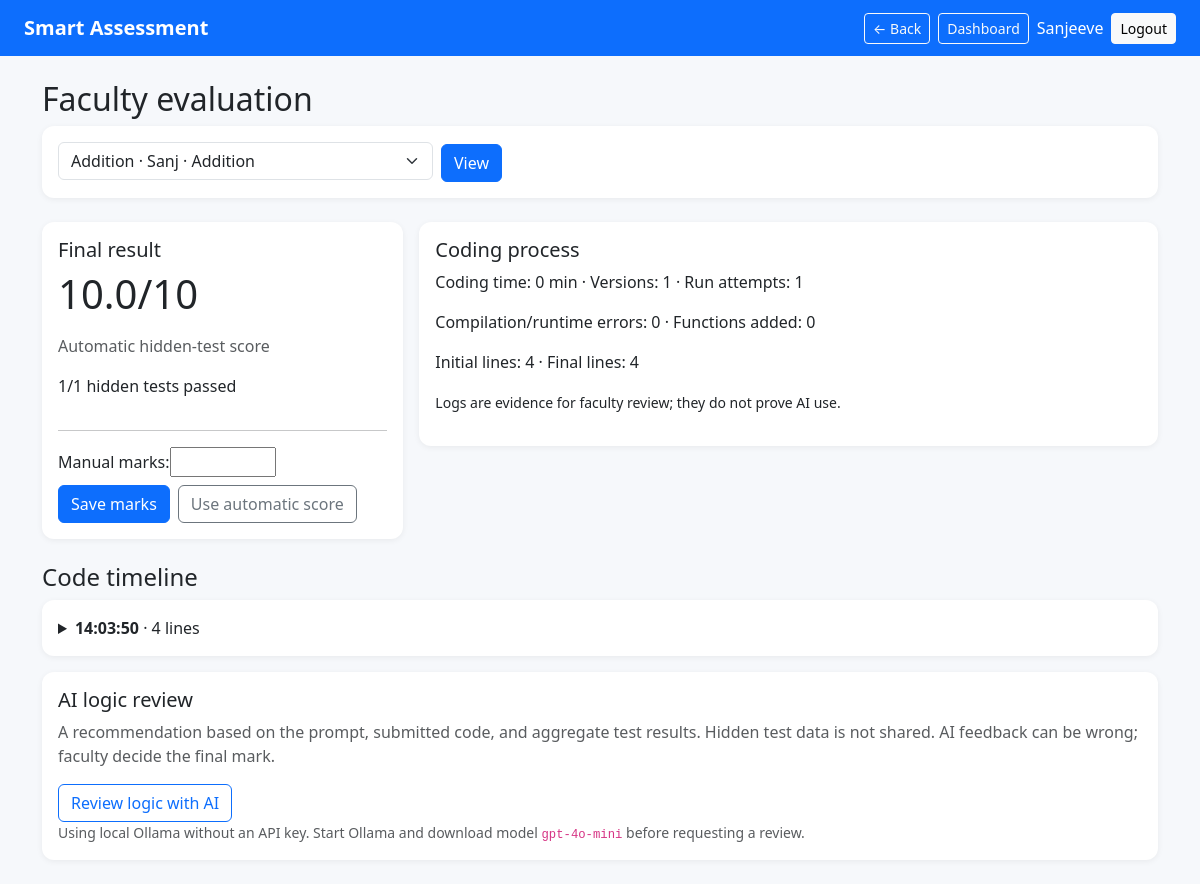
The page /faculty/evaluation/?submission=1 (signed in) on the database its author committed.
### assessments/models.py (models this page shows, shortened)
class Submission(models.Model):
    student = models.ForeignKey(User, on_delete=models.CASCADE)
    question = models.ForeignKey(Question, on_delete=models.CASCADE)
    source_code = models.TextField()
    language = models.CharField(max_length=20)
    score = models.FloatField(default=0)
    manual_score = models.FloatField(null=True, blank=True)
    tests_passed = models.PositiveIntegerField(default=0)
    tests_total = models.PositiveIntegerField(default=0)
    ai_review = models.JSONField(default=dict, blank=True)
    submitted_at = models.DateTimeField(auto_now=True)
    class Meta: unique_together = ('student', 'question')
    @property
    def effective_score(self):
        return self.manual_score if self.manual_score is not None else self.score

class Question(models.Model):
    assessment = models.ForeignKey(Assessment, on_delete=models.CASCADE, related_name='questions')
    title = models.CharField(max_length=200)
    problem_statement = models.TextField()
    input_format = models.TextField(blank=True)
    output_format = models.TextField(blank=True)
    constraints = models.TextField(blank=True)
    marks = models.PositiveIntegerField(default=10)
    allowed_languages = models.CharField(max_length=100, default='c,cpp,python,java')
    time_limit = models.PositiveIntegerField(default=2, help_text='Seconds')
    memory_limit = models.PositiveIntegerField(default=128, help_text='MB')

class CodeLog(models.Model):
    student = models.ForeignKey(User, on_delete=models.CASCADE)
    question = models.ForeignKey(Question, on_delete=models.CASCADE)
    timestamp = models.DateTimeField(auto_now_add=True)
    source_code = models.TextField()
    line_count = models.PositiveIntegerField()
    added_function = models.CharField(max_length=150, blank=True)
    metadata = models.JSONField(default=dict, blank=True)
    class Meta: ordering = ['timestamp']

### assessments/views.py (the view)
    def wrapped(request, *args, **kwargs):
        if not is_faculty(request.user): raise Http404('Faculty access required')
        return view(request, *args, **kwargs)

### assessments/forms.py
class ManualEvaluationForm(forms.ModelForm):
    manual_score = forms.FloatField(min_value=0, required=False, label='Manual marks')
    class Meta:
        model = Submission
        fields = ['manual_score']
    def __init__(self, *args, **kwargs):
        super().__init__(*args, **kwargs)
        self.fields['manual_score'].max_value = self.instance.question.marks
        self.fields['manual_score'].widget.attrs.update({'step': '0.1', 'max': self.instance.question.marks})

### assessments/views.py (called while the page is built)
def is_faculty(user): return user.is_authenticated and getattr(user, 'profile', None) and user.profile.role == 'faculty'

def faculty_required(view):
    def wrapped(request, *args, **kwargs):
        if not is_faculty(request.user): raise Http404('Faculty access required')
        return view(request, *args, **kwargs)
    return login_required(wrapped)

### templates/assessments/evaluation.html
{% extends 'assessments/base.html' %}{% block content %}<h2>Faculty evaluation</h2><div class="card mb-4"><div class="card-body"><form method="get"><select name="submission" class="form-select d-inline-block w-auto">{% for s in submissions %}<option value="{{ s.id }}" {% if submission.id == s.id %}selected{% endif %}>{{ s.question.assessment.title }} · {{ s.student.username }} · {{ s.question.title }}</option>{% endfor %}</select><button class="btn btn-primary ms-2">View</button></form></div></div>{% if submission %}<div class="row g-3"><div class="col-md-4"><div class="card p-3"><h5>Final result</h5><p class="display-6">{{ submission.effective_score|floatformat:1 }}/{{ submission.question.marks }}</p>{% if submission.manual_score is not None %}<p class="text-primary">Manual mark applied</p>{% else %}<p class="text-muted">Automatic hidden-test score</p>{% endif %}<p>{{ submission.tests_passed }}/{{ submission.tests_total }} hidden tests passed</p><hr><form method="post" action="{% url 'grade_submission' submission.id %}">{% csrf_token %}{{ form.manual_score.label_tag }}{{ form.manual_score }}{% if form.manual_score.errors %}<div class="text-danger small">{{ form.manual_score.errors|striptags }}</div>{% endif %}<div class="d-flex gap-2 mt-2"><button class="btn btn-primary" type="submit">Save marks</button><button class="btn btn-outline-secondary" type="submit" name="manual_score" value="">Use automatic score</button></div></form></div></div><div class="col-md-8"><div class="card p-3"><h5>Coding process</h5><p>Coding time: {{ stats.minutes }} min · Versions: {{ logs|length }} · Run attempts: {{ stats.runs }}</p><p>Compilation/runtime errors: {{ stats.compile_errors }} · Functions added: {{ stats.functions }}</p><p>Initial lines: {% if logs %}{{ logs.0.line_count }}{% else %}0{% endif %} · Final lines: {% if logs %}{{ logs.last.line_count }}{% else %}0{% endif %}</p><p><small>Logs are evidence for faculty review; they do not prove AI use.</small></p></div></div></div><h4 class="mt-4">Code timeline</h4>{% for log in logs %}<details class="card mb-2 p-3"><summary><b>{{ log.timestamp|date:'H:i:s' }}</b> · {{ log.line_count }} lines {% if log.added_function %}· Added: {{ log.added_function }}{% endif %}</summary><pre class="mt-3 mb-0">{{ log.source_code }}</pre></details>{% empty %}<p>No saved versions yet.</p>{% endfor %}{% endif %}{% include 'assessments/ai_review_panel.html' %}
{% endblock %}

### templates/assessments/base.html (shortened to what this page needs)
{% load static %}<!doctype html><html><head><link href="https://cdn.jsdelivr.net/npm/bootstrap@5.3.3/dist/css/bootstrap.min.css" rel="stylesheet"><link href="{% static 'css/site.css' %}" rel="stylesheet"></head><body><nav class="navbar navbar-dark bg-primary px-4"><a class="navbar-brand fw-bold" href="{% url 'landing' %}">Smart Assessment</a><div class="ms-auto d-flex align-items-center gap-2"><button type="button" class="btn btn-outline-light btn-sm" onclick="history.back()">← Back</button>{% if user.is_authenticated %}<a class="btn btn-outline-light btn-sm" href="{% url 'dashboard' %}">Dashboard</a><span class="text-white">{{ user.username }}</span><a class="btn btn-light btn-sm" href="{% url 'logout' %}">Logout</a>{% endif %}</div></nav><main class="container py-4">{% block content %}{% endblock %}</main></body></html>

### static/css/site.css (style rules this page uses)
body { background:#f6f8fb }
.problem,.card { background:#fff;border:0;border-radius:.75rem;box-shadow:0 .1rem .4rem rgba(0,0,0,.06) }

### rows shown on the page
Submission: effective_score "10.0", question.marks "10", tests_passed "1", tests_total "1"
CodeLog: line_count "4", last.line_count "4", timestamp "14:03:50"

### other values the page prints
{{ user.username }} "Sanjeeve"
{{ stats.minutes }} "0"
{{ logs|length }} "1"
{{ stats.runs }} "1"
{{ stats.compile_errors }} "0"
{{ stats.functions }} "0"
{{ ai_review_model }} "gpt-4o-mini"
form field submission "Addition · Sanj · Addition"
